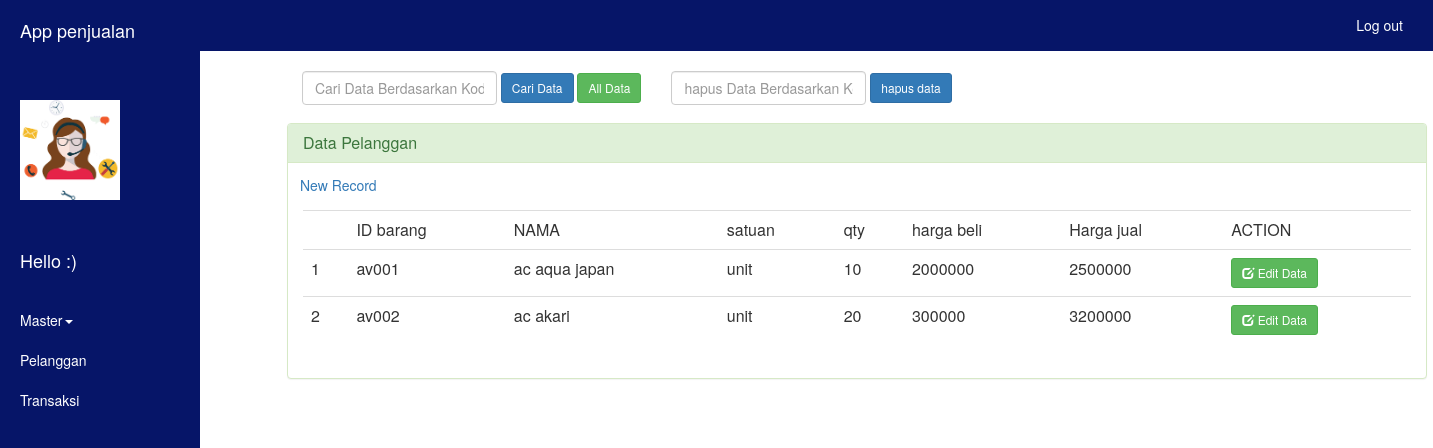
Page /v_product.php on the committed database.
### tables this page shows
CREATE TABLE `tb_barang` (
  `kd_barang` varchar(8) NOT NULL,
  `nama_barang` varchar(40) NOT NULL,
  `satuan` varchar(8) NOT NULL,
  `qty` int(11) NOT NULL,
  `harga_beli` float NOT NULL,
  `hrg_jual` float NOT NULL
);

### v_product.php (the view, shortened to what this page needs)
<html>
<head>
<link rel="stylesheet" href="css/bootstrap.min.css"/>
</head>
<body>
  <div id="wrapper" class="active">
      <div id="sidebar-wrapper">
      <ul id="sidebar_menu" class="sidebar-nav">
           <li class="sidebar-brand"><a>App penjualan</a></li>
           <li class="sidebar-brand"><img src="download.png"></li>
           <li class="sidebar-brand"><a><span class="light" id="main_icon">Hello :)</span></a></li>
      </ul>
        <ul class="sidebar-nav" id="sidebar">
         <li class="dropdown">
          <a href="#" class="dropdown-toggle" data-toggle="dropdown">Master<span class="caret"></span></a>
        </li>
         <li class="active"><a href="v_pelanggan.php">Pelanggan</a></li>
          <li class="active"><a href="v_transaksi.php">Transaksi</a></li>
        </ul>
      </div>
      <div id="page-content-wrapper">
         <nav class="navbar navbar-custom navbar-fixed-top" role="navigation">
        <div class="container-fluid satu">
            <div class="collapse navbar-collapse navbar-right navbar-main-collapse">
                <ul class="nav navbar-nav">
                    <li>
                        <a href="logout.php">Log out</a>
                    </li>
                </ul>
            </div>
        </div>
    </nav>
    <div id="main-wrapper" class="col-md-11 pull-right">
            <div id="main">
            <div class="container">
                  <center><h2>Pencarian Data Product</h2></center>
    <form action="" method="POST" class="navbar-form navbar-left" role="search">
  <div class="form-group">
    <input type='text' placeholder='Cari Data Berdasarkan Kode dan Nama' name='qcari' class='form-control'> <br/>
  </div>
  <input type='submit' value='Cari Data' class='btn btn-sm btn-primary'> <a href='index.php' class='btn btn-sm btn-success' > All Data</a>
    </form>
   <form action="delete2.php" method="POST" class="navbar-form navbar-left" role="search">
  <div class="form-group">
    <input type='text' placeholder='hapus Data Berdasarkan Kode dan Nama' name='kode' class='form-control'> <br/>
  </div>
  <input type='submit' value='hapus data' name="hapus2" class='btn btn-sm btn-primary'>
    </form>
<br/>
<br/>
<br/>
    <div class="panel panel-success">
  <div class="panel-heading">
   <h3 class="panel-title">Data Pelanggan</h3>
  </div><div align="left" style="margin-left:12px;margin-top:12px"><a href="tambahbarang.php" class="table table-hover" >New Record</a></div>
  <div class="panel-body">
    <table class="table table-hover" >
      <th><td>ID barang</a></td><td>NAMA</td><td>satuan</td><td>qty</td><td>harga beli</td><td>Harga jual</td><td>ACTION</td></th>
<?php
require_once('koneksi.php');
$query1="select * from tb_barang ";
$result=mysqli_query($conn,$query1) or die(mysqli_error());
$no=1;
while($rows=mysqli_fetch_assoc($result)){
      ?>
      <tr>
        <td><?php echo $no
        ?></td>
        <td><?php   echo $rows['kd_barang'];?></td>
        <td><?php   echo $rows['nama_barang'];?></td>
        <td><?php   echo $rows['satuan'];?></td>
        <td><?php   echo $rows['qty'];?></td>
        <td><?php   echo $rows['harga_beli'];?></td>
        <td><?php   echo $rows['hrg_jual'];?></td>
        <td><a href="edit2.php?kd_barang=<?php echo $rows['kd_barang']; ?>" class="btn btn-sm btn-success"><span class="glyphicon glyphicon-edit" aria-hidden="true"></span> Edit Data</a></td>
      </tr>
      <?php
$no++;
}?>
    </table>
</div>
</div>
    </div>
      </div>
      </div>
      </div>
    </div>
</body>
</html>

### v_product.php (style rules this page uses)
#wrapper { padding-left: 70px; transition: all .4s ease 0s; height: 100%; }
#sidebar-wrapper { margin-left: -150px; left: 70px; width: 200px; background: #aaa; position: fixed; height: 100%; z-index: 10000; transition: all .4s ease 0s; background-color: #061568; }
.sidebar-nav { display: block; float: left; width: 200px; list-style: none; margin: 0; padding: 0; background-color: #31f91b; }
#page-content-wrapper { padding-left: 0; margin-left: 0; width: 100%; height: auto; }
#wrapper.active { padding-left: 150px; }
#wrapper.active #sidebar-wrapper { left: 150px; }
#page-content-wrapper { width: 100%; }
#sidebar_menu li a, .sidebar-nav li a { background-color: white; display: block; float: left; text-decoration: none; width: 150px; background: #fff; -webkit-transition: background .5s; -moz-transition: background .5s; -o-transition: background .5s; -ms-transition: background .5s; transition: background .5s; background-color: #061568; }
.sidebar-nav li { line-height: 40px; text-indent: 20px; }
.sidebar-nav li a { color: white; display: block; text-decoration: none; }
.sidebar-nav { background-color:#061568; width: 200px; }
.sidebar-nav > .sidebar-brand { height: 100px; width: 200px; line-height: 60px; font-size: 18px; }
.sidebar-nav > .sidebar-brand a { color: white; }
#main_icon { float:left; padding-right: 30px; padding-top:30px; color: white; }
.sidebar-brand img { width: 100px; height:100px; }
.navbar { background-color: #061568; }
.navbar a { color: white; }

### rows in the picture
tb_barang: kd_barang "av001", nama_barang "ac aqua japan", satuan "unit", qty "10", harga_beli "2000000", hrg_jual "2500000"
tb_barang: kd_barang "av002", nama_barang "ac akari", satuan "unit", qty "20", harga_beli "300000", hrg_jual "3200000"
